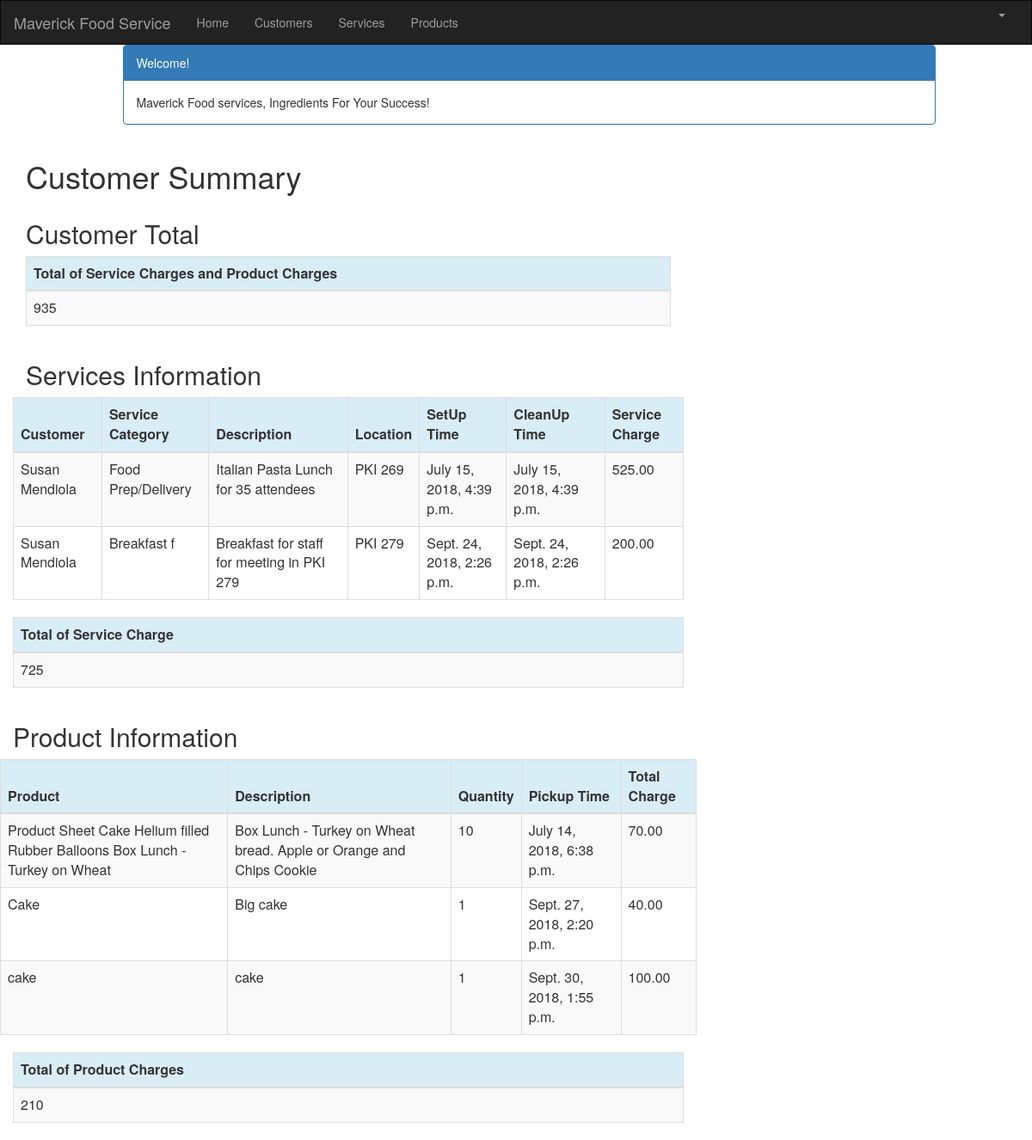
The page /customer/4/summary/ (signed in) on the database its author committed.
### crm/models.py (models this page shows, shortened)
class Service(models.Model):
    cust_name = models.ForeignKey(Customer, on_delete=models.CASCADE, related_name='services')
    service_category = models.CharField(max_length=100)
    description = models.TextField()
    location = models.CharField(max_length=200)
    setup_time = models.DateTimeField(
        default=timezone.now)
    cleanup_time = models.DateTimeField(
        default=timezone.now)
    service_charge = models.DecimalField(max_digits=10, decimal_places=2)
    created_date = models.DateTimeField(
        default=timezone.now)
    updated_date = models.DateTimeField(auto_now_add=True)

class Customer(models.Model):
    cust_name = models.CharField(max_length=50)
    organization = models.CharField(max_length=100, blank=True)
    role = models.CharField(max_length=100)
    email = models.EmailField(max_length=100)
    bldgroom = models.CharField(max_length=100)
    address = models.CharField(max_length=200)
    account_number = models.IntegerField(blank=False, null=False)
    city = models.CharField(max_length=50)
    state = models.CharField(max_length=50)
    zipcode = models.CharField(max_length=10)
    phone_number = models.CharField(max_length=50)
    created_date = models.DateTimeField(
        default=timezone.now)
    updated_date = models.DateTimeField(auto_now_add=True)
    def __str__(self):
        return str(self.cust_name)

class Product(models.Model):
    cust_name = models.ForeignKey(Customer, on_delete=models.CASCADE, related_name='products')
    product = models.CharField(max_length=100)
    p_description = models.TextField()
    quantity = models.IntegerField()
    pickup_time = models.DateTimeField(
        default=timezone.now)
    charge = models.DecimalField(max_digits=10, decimal_places=2)
    created_date = models.DateTimeField(
        default=timezone.now)
    updated_date = models.DateTimeField(auto_now_add=True)

### crm/views.py (the view)
# urls.py: path('customer/<int:pk>/summary/', views.summary, name='summary'),
@login_required
def summary(request, pk):
    customer = get_object_or_404(Customer, pk=pk)
    customers = Customer.objects.filter(created_date__lte=timezone.now())
    services = Service.objects.filter(cust_name=pk)
    products = Product.objects.filter(cust_name=pk)
    sum_service_charge = Service.objects.filter(cust_name=pk).aggregate(Sum('service_charge'))
    sum_product_charge = Product.objects.filter(cust_name=pk).aggregate(Sum('charge'))
    return render(request, 'crm/summary.html', {'customers': customers,
                                                    'products': products,
                                                    'services': services,
                                                    'sum_service_charge': sum_service_charge,
                                                    'sum_product_charge': sum_product_charge,})

### crm/templates/crm/summary.html
{% extends 'crm/base.html' %}
{% block content %}
{% load staticfiles %}
{% load mathfilters %}
{% load humanize %}
<div class="container">
    <div class="row">
        <div class="col-md-10 col-md-offset-1">
            <div class="panel panel-primary">
                <div class="panel-heading">Welcome!</div>
                <div class="panel-body">
                    Maverick Food services, Ingredients For Your Success!
                </div>
            </div>
        </div>
    </div>
</div>
<div class="row">
    <h1 style="padding-left: 15Px">Customer Summary</h1>
</div>
<div class="row">
    <h2 style="padding-left: 15Px">Customer Total</h2>
</div>
 <table class="table table-striped table-bordered table-hover">
        <thead>
            <tr class="bg-info">
                <th>Total of Service Charges and Product Charges</th>
            </tr>
        </thead>
        <tbody>
            <tr>
                <td>{{ sum_service_charge.service_charge__sum |addition:sum_product_charge.charge__sum|intcomma}}</td>
            </tr>
        </tbody>
    </table>
<div class="row">
    <h2 style="padding-left: 15Px">Services Information</h2>
</div>
<div class="row">
    <table class="table table-striped table-bordered table-hover">
        <thead>
        <tr class="bg-info">
            <th>Customer</th>
            <th>Service Category</th>
            <th>Description</th>
            <th>Location</th>
            <th>SetUp Time</th>
            <th>CleanUp Time</th>
            <th>Service Charge</th>
        </tr>
        </thead>
        <tbody>
        {% for service in services %}
            <tr>
                <td>{{ service.cust_name }}</td>
                <td>{{ service.service_category }}</td>
                <td>{{ service.description }}</td>
                <td>{{ service.location }}</td>
                <td>{{ service.setup_time }}</td>
                <td>{{ service.cleanup_time }}
                <td>{{ service.service_charge|intcomma}}</td>
             </tr>
        {% endfor %}
        </tbody>
    </table>
    <table class="table table-striped table-bordered table-hover">
        <thead>
            <tr class="bg-info">
                <th>Total of Service Charge</th>
            </tr>
        </thead>
        <tbody>
            <tr>
                <td>{{ sum_service_charge.service_charge__sum|intcomma }}</td>
            </tr>
        </tbody>
    </table>
    <div class="row">
        <h2 style="padding-left: 15Px">Product Information</h2>
    </div>
    <div class="row">
        <table class="table table-striped table-bordered table-hover">
            <thead>
            <tr class="bg-info">
                <th>Product</th>
                <th>Description</th>
                <th>Quantity</th>
                <th>Pickup Time</th>
                <th>Total Charge</th>
            </tr>
            </thead>
            <tbody>
            {% for product in products %}
                <tr>
                    <td>{{ product.product }}</td>
                    <td>{{ product.p_description }}</td>
                    <td>{{ product.quantity|intcomma }}</td>
                    <td>{{ product.pickup_time }}</td>
                    <td>{{ product.charge|intcomma }}</td>
                </tr>
            {% endfor %}
            </tbody>
        </table>
    </div>
        <table class="table table-striped table-bordered table-hover">
        <thead>
            <tr class="bg-info">
                <th>Total of Product Charges</th>
            </tr>
        </thead>
        <tbody>
            <tr>
                <td>{{ sum_product_charge.charge__sum|intcomma }}</td>
            </tr>
        </tbody>
    </table>
</div>
{% endblock %}

### rows shown on the page
Service: cust_name "Susan Mendiola", service_category "Food Prep/Delivery", description "Italian Pasta Lunch for 35 attendees", location "PKI 269", setup_time "July 15, 2018, 4:39 p.m.", cleanup_time "July 15, 2018, 4:39 p.m.", service_charge "525.00"
Service: cust_name "Susan Mendiola", service_category "Breakfast f", description "Breakfast for staff for meeting in PKI 279", location "PKI 279", setup_time "Sept. 24, 2018, 2:26 p.m.", cleanup_time "Sept. 24, 2018, 2:26 p.m.", service_charge "200.00"
Product: product "Product Sheet Cake Helium filled Rubber Balloons Box Lunch - Turkey on Wheat", p_description "Box Lunch - Turkey on Wheat bread. Apple or Orange and Chips Cookie", quantity "10", pickup_time "July 14, 2018, 6:38 p.m.", charge "70.00"
Product: product "Cake", p_description "Big cake", quantity "1", pickup_time "Sept. 27, 2018, 2:20 p.m.", charge "40.00"
Product: product "cake", p_description "cake", quantity "1", pickup_time "Sept. 30, 2018, 1:55 p.m.", charge "100.00"

### other values the page prints
{{ sum_service_charge.service_charge__sum|intcomma }} "725"
{{ sum_product_charge.charge__sum|intcomma }} "210"
